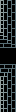

Tiled map render using the project's own tile images. Description and the whole map definition, tile-layer contents included, below:
An orthogonal 1x7 tile map with 16x16 px tiles, 1 tile layer (walls).

<map version="1.4" tiledversion="1.4.1" orientation="orthogonal" renderorder="right-down" width="1" height="7" tilewidth="16" tileheight="16" infinite="0" nextlayerid="2" nextobjectid="1">
 <tileset firstgid="1" name="tiles" tilewidth="16" tileheight="16" tilecount="25" columns="5">
  <image source="../../images/tilesets/tiles.png" width="80" height="80" />
 </tileset>
 <layer id="1" name="walls" width="1" height="7">
  <data encoding="csv">
8,
8,
13,
0,
3,
8,
8
</data>
 </layer>
</map>
